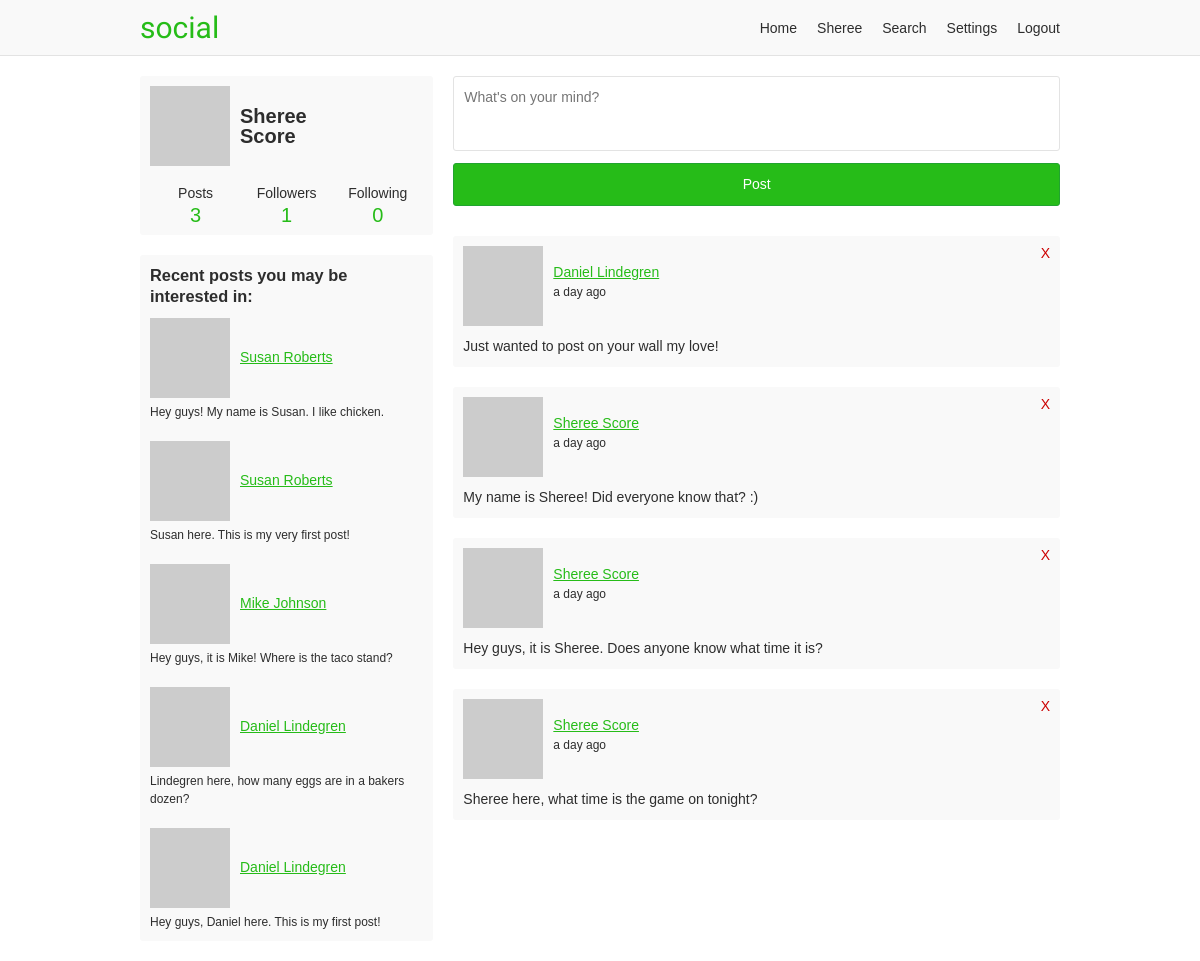
The app's page /home (signed in) with its own data.
### app/users/models/user.py (models this page shows, shortened)
class User(UserMixin, db.Model, BaseModel):
    username = db.Column(db.String(35), nullable=False, unique=True)
    email = db.Column(db.String(255), nullable=False, unique=True)
    password = db.Column(db.String(128), nullable=False)
    first_name = db.Column(db.String(35), nullable=False)
    last_name = db.Column(db.String(35), nullable=False)
    about_me = db.Column(db.Text)
    last_seen = db.Column(db.DateTime, default=datetime.utcnow)
    posts_per_page = db.Column(db.Integer, default=10, nullable=False)
    full_name = column_property(first_name + " " + last_name)
    followed = db.relationship(
        'User',
        secondary=followers,
        primaryjoin='followers.c.follower_id == User.id',
        secondaryjoin='followers.c.followed_id == User.id',
        backref=db.backref('followers', lazy='dynamic'),
        lazy='dynamic')
    post_author = db.relationship(
        'Post',
        foreign_keys='Post.author_id',
        backref='author', lazy='dynamic')
    post_recipient = db.relationship(
        'Post',
        foreign_keys='Post.recipient_id',
        backref='recipient', lazy='dynamic')
    @property
    def unfollowed_posts(self):
        return Post.query.join(
            User, Post.author_id == User.id).join(
                followers,
                and_(followers.c.followed_id == User.id,
                     followers.c.follower_id == self.id),
                isouter=True).filter(
                    followers.c.follower_id == None, # noqa
                    User.id != self.id,
                    Post.author_id == Post.recipient_id,
                    User.active == True, # noqa
                    Post.active == True).order_by( # noqa
                        Post.created.desc())
    @property
    def get_followers(self):
        return self.followers.filter_by(active=True)
    @property
    def get_followed(self):
        return self.followed.filter_by(active=True)
    @property
    def followed_posts(self):
        followed = Post.query.\
            join(User, User.id == Post.author_id).\
            join(followers, followers.c.followed_id == Post.author_id).filter(
                followers.c.follower_id == self.id,
                Post.author_id == Post.recipient_id,
                Post.active == True, # noqa
                User.active == True)
        return followed.union(self.profile_posts).order_by(Post.created.desc())
    @property
    def profile_posts(self):
        return Post.query.join(User, User.id == Post.author_id).filter(
            Post.recipient_id == self.id, User.active == True, # noqa
            Post.active == True)
    @property
    def my_posts(self):
        return Post.query.join(User, User.id == Post.recipient_id).filter(
            Post.recipient_id == self.id, User.active == True, # noqa
            Post.author_id == self.id, Post.active == True)
    def avatar(self, size):
        digest = md5(self.email.lower().encode('utf-8')).hexdigest()
        return 'https://www.gravatar.com/avatar/{}?d=monsterid&s={}'.format(
            digest, size)

### app/users/models/post.py (models this page shows, shortened)
class Post(db.Model, BaseModel):
    body = db.Column(db.Text)
    author_id = db.Column(db.Integer, db.ForeignKey('user.id'))
    recipient_id = db.Column(db.Integer, db.ForeignKey('user.id'))

### app/users/views.py (the view)
@users.route('/home', methods=['GET', 'POST'])
@login_required
def home():
    form = PostForm()
    if form.validate_on_submit():
        post = Post(body=form.body.data, author=current_user,
                    recipient=current_user)
        post.commit()
        flash('Your post is now live!')
        return redirect(url_for('users.home'))
    page = request.args.get('page', 1, type=int)
    posts = current_user.followed_posts.paginate(
        page, current_user.posts_per_page, False)
    unfollowed_posts = current_user.unfollowed_posts.limit(8).all()
    return render_template('users/home.html', form=form, posts=posts,
                           unfollowed_posts=unfollowed_posts)

### app/users/forms.py
class PostForm(FlaskForm):
    body = TextAreaField('Say something', validators=[DataRequired()])
    submit = SubmitField('Post')

### app/helpers.py (called while the page is built)
def truncate(text, max_length=150):
    if len(text) > max_length:
        text = '{}...'.format(text[0:max_length])
    return text

### app/models.py (called while the page is built)
    def commit(self):
        try:
            db.session.add(self)
            db.session.commit()
            return self
        except Exception as E:
            db.session.rollback()
            raise E

### app/users/models/user.py (called while the page is built)
@login.user_loader
def load_user(id):
    return User.query.get(int(id))

### app/users/views.py (called while the page is built)
@users.before_request
def before_request():
    if current_user.is_authenticated:
        if not current_user.active:
            return redirect(url_for('static_views.logout'))
        current_user.last_seen = datetime.utcnow()
        current_user.commit()

### app/templates/users/home.html (shortened to what this page needs)
{% extends "base.html" %}
{% block content %}
<div class="grid-container">
  <div class="profile-aside">
    <div class="profile-info-container">
      <a class="profile-info" href="{{ url_for('users.profile', username=current_user.username) }}">
        <img src="{{ current_user.avatar(60) }}">
        <h2>{{ current_user.first_name }}<br>{{ current_user.last_name }}</h1>
      </a>
      <div class="user-numbers user-numbers-home">
        <a href="{{ url_for('users.profile', username=current_user.username) }}">
          Posts <span>{{ current_user.my_posts.count() }}</span>
        </a>
        <a href="{{ url_for('users.followers', username=current_user.username) }}">
          Followers <span>{{ current_user.get_followers.count() }}</span>
        </a>
        <a href="{{ url_for('users.following', username=current_user.username) }}">
          Following <span>{{ current_user.get_followed.count() }}</span>
        </a>
      </div>
    </div>
    {% if unfollowed_posts %}
    <div class="recent-posts-container">
      <h3>Recent posts you may be interested in</h3>
      <ul class="recent-posts">
        {% for post in unfollowed_posts %}
        <li>
          <a class="post-header" href="{{ url_for('users.profile', username=post.author.username) }}">
            <img src="{{ post.author.avatar(30) }}">
            <p>{{ post.author.full_name }}</p>
          </a>
          <p>{{ post.body|truncate }}</p>
        </li>
        {% endfor %}
      </ul>
    </div>
    {% endif %}
  </div>
  <div class="profile-content">
    <form method="post" novalidate>
      <div class="input-container">
        {% if form.body.errors %}
        {{ form.body(class="input-error", placeholder="What's on your mind?") }}
        <p>{{ form.body.errors[0] }}</p>
        {% else %}
        {{ form.body(placeholder="What's on your mind?") }}
        {% endif %}
      </div>
      {{ form.submit }}
    </form>
    {% if posts.pages > 1 %}
      {% from "/_macros.html" import render_pagination %}
    {% endif %}
    {% if posts.items %}
      {% for post in posts.items %}
      {% include "/users/_post.html" %}
      {% endfor %}
    {% else %}
    <p class="card">Nothing to show. Post something, or start following some people.</p>
    {% endif %}
    {% if posts.pages > 1 %}
      {% from "/_macros.html" import render_pagination %}
    {% endif %}
  </div>
</div>
{% endblock %}

### app/templates/base.html (shortened to what this page needs)
<!doctype html>
<html lang="en">
<head>
  <link rel="stylesheet" href="{{ url_for('static', filename='css/layout.css') }}">
</head>
<body>
<div class="header-container">
  <header class="site-header responsive-container">
    <h1 class="branding"><a href="{{ url_for('static_views.index') }}">{{ APP_NAME }}</a></h1>
    {% if current_user.is_authenticated %}
    <ul class="primary-nav">
      <li><a href="{{ url_for('users.home') }}">Home</a></li>
      <li><a href="{{ url_for('users.profile', username=current_user.username) }}">{{ current_user.first_name }}</a></li>
      <li><a href="{{ url_for('users.search') }}">Search</a></li>
      <li><a href="{{ url_for('users.settings_account') }}">Settings</a></li>
      <li><a href="{{ url_for('static_views.logout') }}">Logout</a></li>
    </ul>
    {% endif %}
  </header>
</div>
<div class="responsive-container">
{% block content %}
{% endblock %}
</div>
</body>
</html>

### app/templates/users/_post.html
<div class="post">
  <div class="post-header">
    <img src="{{ post.author.avatar(40) }}">
    <p class="post-info">
      <a href="{{ url_for('users.profile', username=post.author.username) }}">{{ post.author.full_name }}</a>
      <time>{{ moment(post.created).fromNow() }}</time>
    </p>
    {% if current_user == post.author or post.recipient_id == current_user.id %}
    <a class="delete-post" href="{{ url_for('users.user_action', username=post.author.username, action='delete-post', post_id=post.id) }}" title="Delete post">X</a>
    {% endif %}
  </div>
  <p class="post-body">{{ post.body }}</p>
</div>

### app/static/css/layout.css (style rules this page uses)
:root { --green: #26bc18; --dark-green: #21a42f; --light-gray: #f9f9f9; --dark-gray: #e3e3e3; --light-green: #e9ffe0; --green-border: #c9ffb2; --green-text: #335922; --text-color: #2d2d2d; --white: #fff; --red: #cc0000; }
*, *::before, *::after { box-sizing: border-box; }
html { font-family: sans-serif; font-size: 62.5%; }
article, aside, figcaption, figure, footer, header, hgroup, main, nav, section { display: block; }
body { margin: 0; color: var(--text-color); font-size: 1.4rem; line-height: 1; }
h1, h2, h3, h4, h5, h6 { margin: 0 0 10px 0; }
p, ol, ul, dl { margin: 0 0 10px 0; padding: 0; }
p { line-height: 1.5; }
img { display: block; }
ol, ul { list-style: none; }
a, a:link { color: var(--green); ext-decoration: none; }
.responsive-container { margin: 0 auto; max-width: 960px; padding: 0 20px; }
.grid-container { display: grid; grid-template-columns: repeat(12, [col-start] 1fr); grid-gap: 20px; }
.grid-container > .profile-aside, .grid-container > .profile-content, .grid-container > .settings-aside, .grid-container > .settings-content, .grid-container > .index-content, .grid-container > .index-registration { grid-column: col-start / -1; }
@media (min-width: 768px) { .grid-container > .profile-aside { grid-column: col-start / span 4; } }
@media (min-width: 768px) { .grid-container > .profile-content { grid-column: col-start 5 / span 8; } }
input, textarea { display: inline-block; padding: 10px; width: 100%; border: 1px solid var(--dark-gray); border-radius: 3px; font-family: inherit; font-size: inherit; line-height: 1.5; }
textarea { height: 75px; resize: none; }
input[type=submit] { margin-bottom: 10px; background-color: var(--green); border-color: var(--dark-green); color: var(--white); }
.input-container { margin-bottom: 10px; }
.header-container { margin-bottom: 20px; background-color: var(--light-gray); border-bottom: 1px solid var(--dark-gray); }
.header-container .site-header { align-items: center; display: flex; }
.branding { margin: 0; padding: 10px 0; }
.branding a { font: 30px "Fredoka One"; text-decoration: none; }
.primary-nav { display: flex; margin: 0 0 0 auto; }
.primary-nav li { padding: 0 10px; }
.primary-nav li:last-child { padding-right: 0; }
.primary-nav a { color: var(--text-color); text-decoration: none; }
.post { margin-bottom: 20px; padding: 10px; position: relative; background-color: var(--light-gray); border-radius: 3px; }
.profile-content > form { margin-bottom: 20px; }
.post .post-header { align-items: center; display: flex; }
.post .post-header img { align-self: flex-start; }
.post .post-header time { display: block; font-size: 1.2rem; }
.post .post-info { margin-left: 10px; }
.post .post-body { margin: 10px 0 0; }
.post .delete-post { position: absolute; top: 10px; right: 10px; color: var(--red); text-decoration: none; }
.recent-posts { margin-bottom: 0; }
.recent-posts li { margin-bottom: 20px; }
.recent-posts li:last-child { margin-bottom: 0; }
.recent-posts li > p { margin-bottom: 0; font-size: 1.2rem; }
.recent-posts .post-header { align-items: center; display: flex; margin-bottom: 5px; }
.recent-posts .post-header > p { margin: 0 0 0 10px; }
.profile-info-container, .about-container, .last-seen-container, .recent-posts-container { padding: 10px; margin-bottom: 20px; background-color: var(--light-gray); border-radius: 3px; }
.profile-info { align-items: center; display: flex; margin-bottom: 20px; overflow: hidden; }
.profile-info, .profile-info:link { color: var(--text-color); text-decoration: none; }
.profile-info > h2 { margin: 0 0 0 10px; font-size: 20px; }
.user-numbers { display: flex; text-align: center; }
.user-numbers > a { color: var(--text-color); text-decoration: none; }
.user-numbers-home > a { width: 33.33333333%; }
.user-numbers > a span { display: block; margin-top: 5px; color: var(--green); font-size: 20px; }
.recent-posts-container > h3 { line-height: 1.3; }
.recent-posts-container > h3:after { content: ":"; }

### records on screen
User: first_name "Sheree", last_name "Score"
Post: author.full_name "Susan Roberts", body "Hey guys! My name is Susan. I like chicken."
Post: author.full_name "Susan Roberts", body "Susan here. This is my very first post!"
Post: author.full_name "Mike Johnson", body "Hey guys, it is Mike! Where is the taco stand?"
Post: author.full_name "Daniel Lindegren", body "Lindegren here, how many eggs are in a bakers dozen?"
Post: author.full_name "Daniel Lindegren", body "Hey guys, Daniel here. This is my first post!"
Post: author.full_name "Daniel Lindegren", created "a day ago", body "Just wanted to post on your wall my love!"
Post: author.full_name "Sheree Score", created "a day ago", body "My name is Sheree! Did everyone know that? :)"
Post: author.full_name "Sheree Score", created "a day ago", body "Hey guys, it is Sheree. Does anyone know what time it is?"
Post: author.full_name "Sheree Score", created "a day ago", body "Sheree here, what time is the game on tonight?"

### other values on screen
{{ APP_NAME }} "social"
{{ current_user.my_posts.count() }} "3"
{{ current_user.get_followers.count() }} "1"
{{ current_user.get_followed.count() }} "0"
